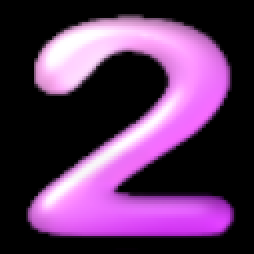
#> input picture 데이터구조응용/AlgoFinal/num_2.png, 127 x 127 px (shown 2 times larger)
$ python clickFinal.py
#> lines starting #> are read from the running program, lines starting #| are printed output that depends on the picture
import cv2
import random
import numpy as np
import matplotlib.pyplot as plt
import pyautogui

imgList11 = ['./num_0.png', './num_1.png', './num_2.png']
imgList12 = ['./num_3.png', './num_4.png', './num_5.png']
imgList13 = ['./num_6.png', './num_7.png', './num_8.png']
imgList = imgList11 + imgList12 + imgList13

puzzle = np.arange(1,10)
random.shuffle(puzzle)
puzzle.resize(3,3)

fig, axes = plt.subplots(3, 3, figsize=(5, 5))

# [16 lines left out: functions goal, checkZero, not called in this run]

def visualPuzzle():
    img1 = cv2.imread(imgList[puzzle[0][0]%9])
    img2 = cv2.imread(imgList[puzzle[0][1]%9])
    img3 = cv2.imread(imgList[puzzle[0][2]%9])
#> img3 is the input picture: shape (127, 127, 3); mean B, G, R 93.1, 53.6, 89.8
    img4 = cv2.imread(imgList[puzzle[1][0]%9])
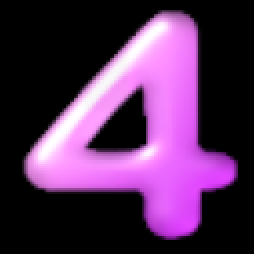
#> input picture 데이터구조응용/AlgoFinal/num_4.png, 127 x 127 px (shown 2 times larger)
#> img4 is the input picture: shape (127, 127, 3); mean B, G, R 86.2, 46.3, 82.6
    img5 = cv2.imread(imgList[puzzle[1][1]%9])
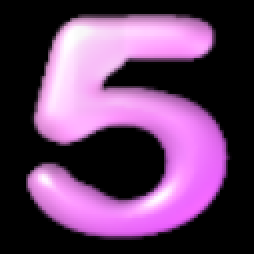
#> input picture 데이터구조응용/AlgoFinal/num_5.png, 127 x 127 px (shown 2 times larger)
#> img5 is the input picture: shape (127, 127, 3); mean B, G, R 99.7, 63.1, 98.6
    img6 = cv2.imread(imgList[puzzle[1][2]%9])
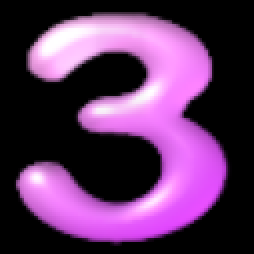
#> input picture 데이터구조응용/AlgoFinal/num_3.png, 127 x 127 px (shown 2 times larger)
#> img6 is the input picture: shape (127, 127, 3); mean B, G, R 95.5, 52.7, 92.3
    img7 = cv2.imread(imgList[puzzle[2][0]%9])
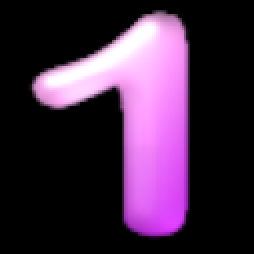
#> input picture 데이터구조응용/AlgoFinal/num_1.png, 127 x 127 px (shown 2 times larger)
#> img7 is the input picture: shape (127, 127, 3); mean B, G, R 65.3, 39.4, 63.5
    img8 = cv2.imread(imgList[puzzle[2][1]%9])
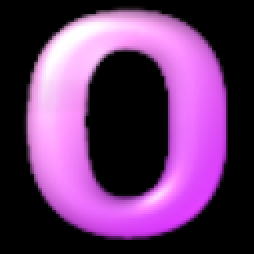
#> input picture 데이터구조응용/AlgoFinal/num_0.png, 127 x 127 px (shown 2 times larger)
#> img8 is the input picture: shape (127, 127, 3); mean B, G, R 104.2, 55.7, 99.8
    img9 = cv2.imread(imgList[puzzle[2][2]%9])

    plt.subplot(3, 3, 1)
    plt.gca().axes.xaxis.set_visible(False)
    plt.gca().axes.yaxis.set_visible(False)
#> (the run stopped early here; a loop or call above may not have finished)
